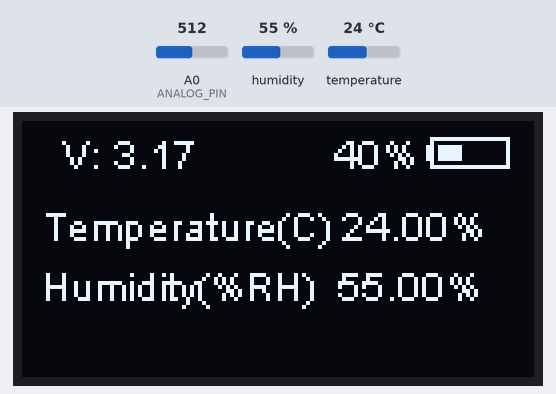
Recording of a sketch running on a simulated ESP8266 (NodeMCU). Shown: 128×64 one-colour display. The inputs (shaded band) are chosen by the test bench; at power-on: humidity 55 %, A0 (ANALOG_PIN) = 512, temperature 24 °C. What the sketch prints to the serial monitor is not drawn.

Above: at 3.0 s.
3.1 s: humidity set to 22 %
At 4.2 s:
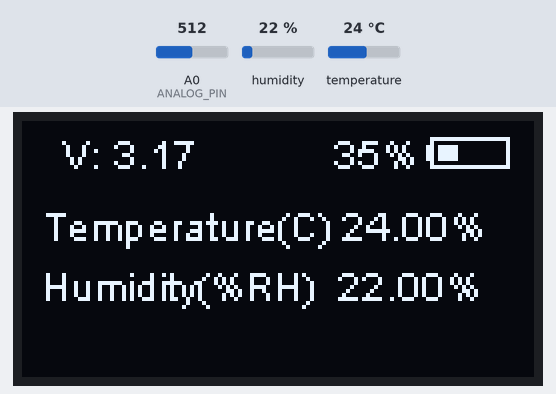
6.2 s: A0 (ANALOG_PIN) set to 716
At 8.1 s:
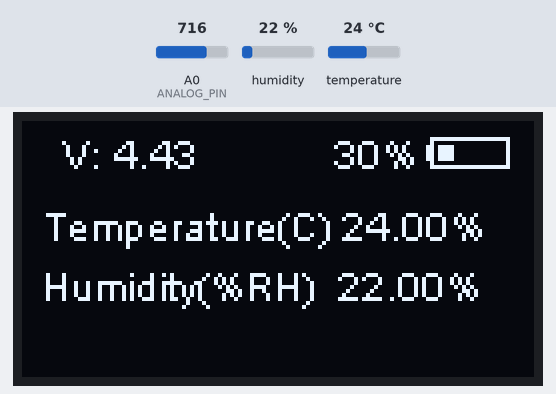
9.8 s: temperature set to 12 °C
At 11.4 s:
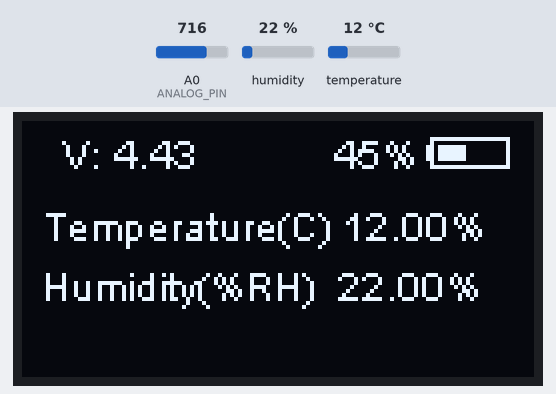
13.4 s: A0 (ANALOG_PIN) set to 511
At 14.9 s:
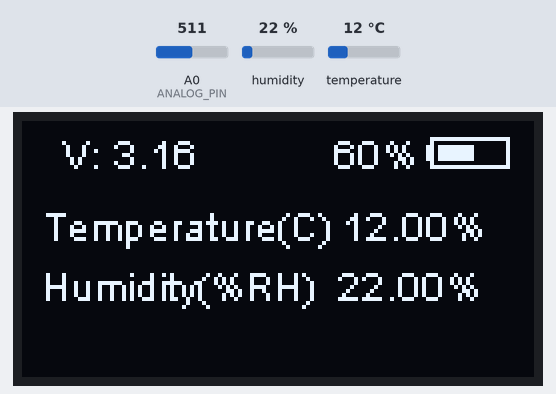
15.8 s: humidity set to 40 %
At 17.7 s:
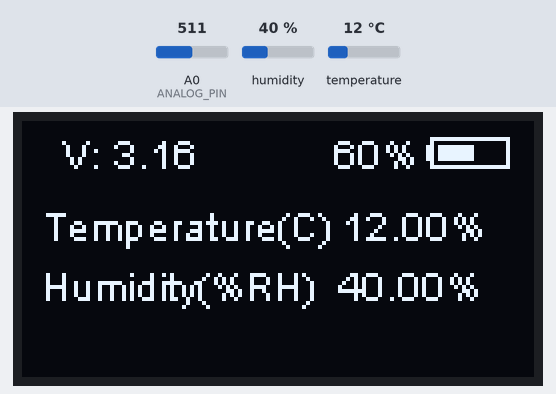
20.3 s: A0 (ANALOG_PIN) set to 306
At 22.4 s:
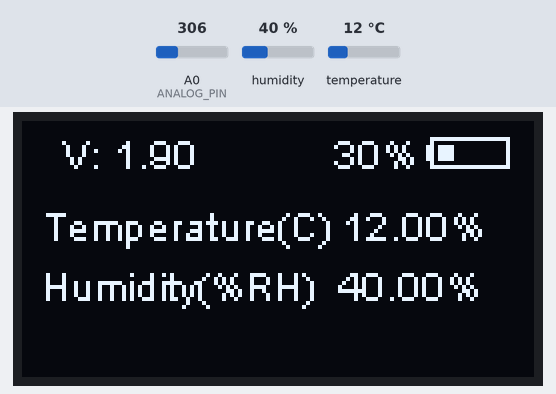
Timing chart, 0 to 23.9 s (numbered marks = the images above; inputs shaded):
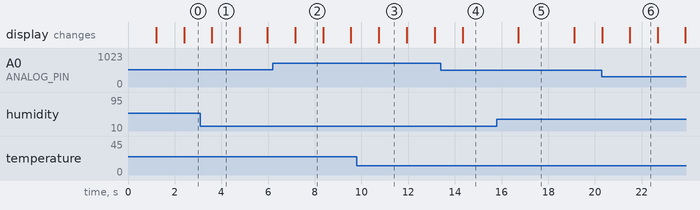

The sketch:

aht10_oled_battery.ino
```cpp
#include <AHTxx.h>

#include <Wire.h>
#include <Adafruit_GFX.h>
#include <SSD1306Wire.h>


#define SCL_PIN D1
#define SDA_PIN D2

#define SCREEN_WIDTH 128 // OLED display width,  in pixels
#define SCREEN_HEIGHT 64 // OLED display height, in pixels

// declare an SSD1306 display object connected to I2C
SSD1306Wire oled(0x3c, SDA_PIN, SCL_PIN); // SDA , SCL


int x_coord = 0;
int y_coord = 10;

AHTxx aht;


// (3.75 - 3/4, 3.65 - 1/2, 3.5 - 1/4, 3.3 - 0)
// 4.2V - 100%; 4V - 80%; 3.8V - 60%; 3.6V - 40%; 3.4V - 20%

// Battery check
#define VOLTAGE 3.3  // must be 3.3 it fucks brains
// Pin for reading voltage
//(it must be connected to plus and minus of battery with two equal resistors 1-10kOm)
#define ANALOG_PIN A0
// Max value of l-ion battery
float max_v = 4.0;   // with two resistors must be 2.1
// Min value of l-ion battery
float min_v = 3.4;
// Mean value of charge
float mean_charge[10] = {50, 50, 50, 50, 50, 50, 50, 50, 50, 50};


float get_mean_value(float battery) {
  float dummy = 0;
  for (int i = 0; i < 9; ++i) {
    mean_charge[9 - i] = mean_charge[8 - i];
    dummy += mean_charge[9 - i];
  }
  mean_charge[0] = battery;
  dummy += battery;
  return dummy / 10;
}


void setup() {

  // analogReference(EXTERNAL);

  Serial.begin(9600);

  if (!oled.init()) {
    Serial.println(F("SSD1306 allocation failed"));
    while (true);
  }

  oled.flipScreenVertically();

}


void loop() {

  delay(1000);

  auto temp = aht.readTemperature();
  auto humid = aht.readHumidity();

  // get current voltage
  float sensorValue = analogRead(ANALOG_PIN); //read the A0 pin value
  float voltage = sensorValue * (VOLTAGE / 1023.00); //convert the value to a true voltage.
  voltage = voltage / (9.99 / (9.99 + 9.99));  // r1 / (r1 + r2)
  voltage = voltage * 0.96;                    // reduce value because of bugs

  // get battery charge
  int battery = (voltage - min_v) / (max_v - min_v) * 100;
  battery = battery >= 100 ? 100 : battery;
  battery = battery <= 0 ? 0 : battery;

  battery = get_mean_value(battery);

  /* ----- SERIAL ----- */
  Serial.println("//Arduino & AHT10//");
  Serial.println("Quick Test – Serial Monitor");

  Serial.println(String("") + "Humidity(%RH):\t\t" + String(humid) + "%");

  Serial.println(String("") + "Temperature(℃):\t" + String(temp) + "℃");
  Serial.println(String("") + "V:\t" + String(voltage) + "\tbat:\t " + battery + "\tSensor:\t" + sensorValue);
  for (int i = 0; i < 10; ++i) {
    Serial.print(String(mean_charge[i]) + " ");
  }
  Serial.println();


  /* ----- DISPLAY ----- */
  oled.clear(); // clear display

  oled.setFont(ArialMT_Plain_10);

  // (String("") + "V: " + String(voltage) + "  Battery " + String(battery) + "%");
  String text_temperature = (String("") + "Temperature(C) " + String(temp) + "%"); // text to display
  String text_humidity = (String("") + "Humidity(%RH)  " + String(humid) + "%"); // text to display

  // drawString(x, y, text)
  oled.drawString(5, 20, text_temperature);
  oled.drawString(5, 35, text_humidity);

  oled.drawString(10, 2, "V: " + String(voltage));
  int bat_pos = 78;
  if (battery >= 100) bat_pos -= 5;
  if (battery < 10) bat_pos += 5;
  oled.drawString(bat_pos, 2, String(battery) + "%");
  oled.drawRect(102, 4, 20, 8);
  oled.drawRect(101, 6, 2, 4);
  oled.fillRect(104, 6, int(16 * battery / 100), 4);

  oled.display();               // show on OLED

}
```

Measured:
- what the display in image 3 shows lasts 1.2 s, from 10.7 s to 11.9 s
